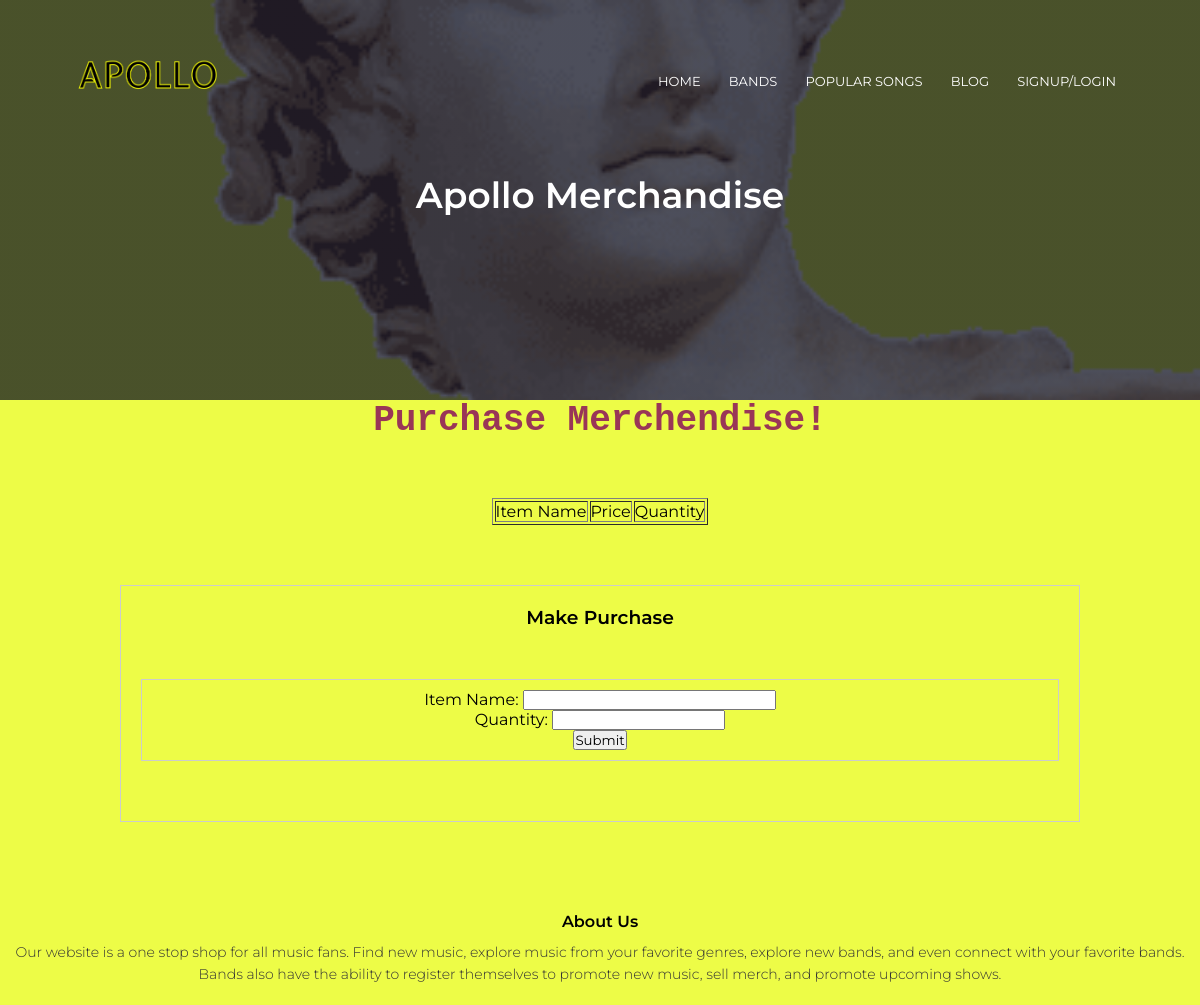
Before: /buy-merch/7 with the older database file.
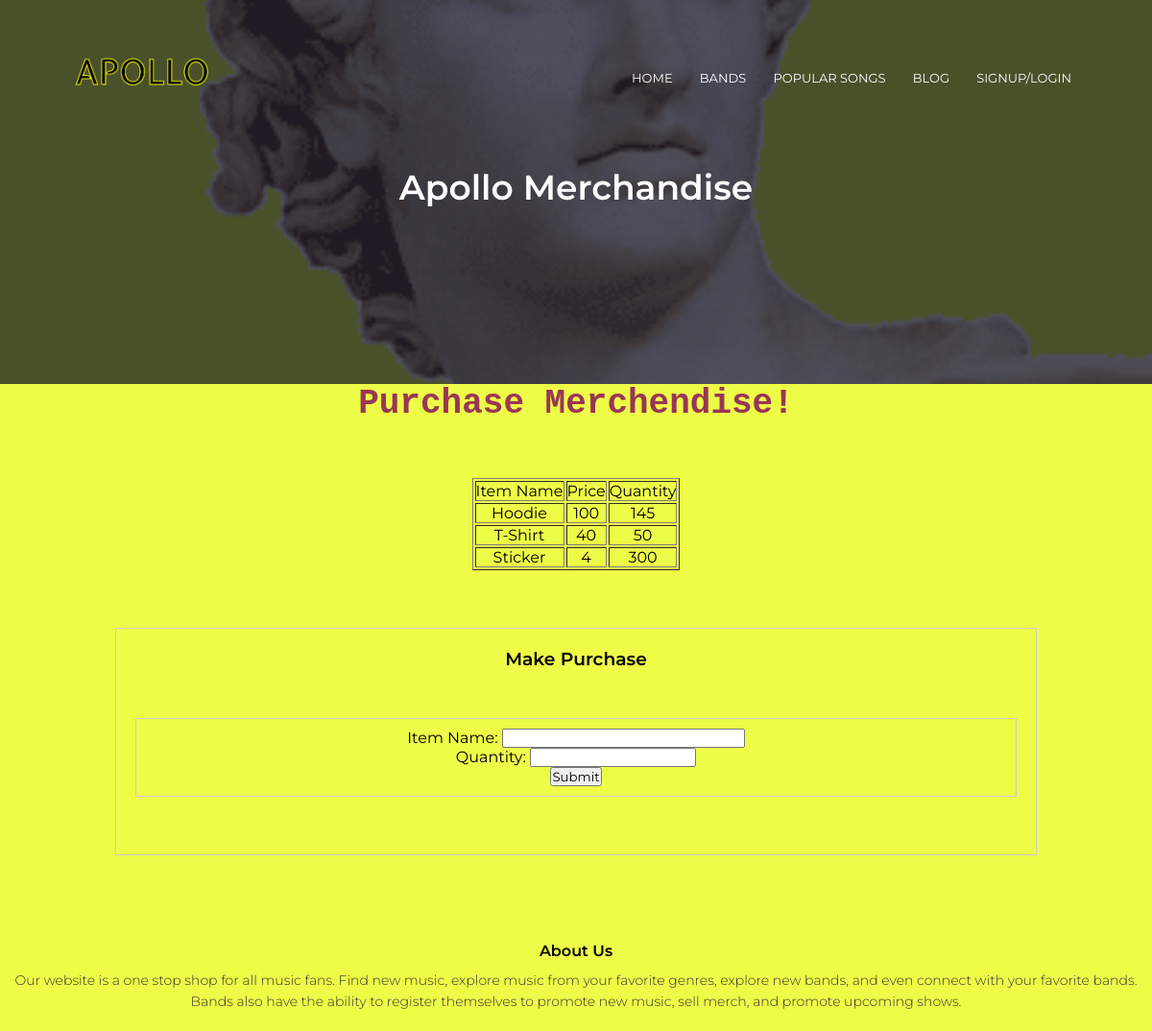
After: the same page with the newer database file.
### models.py (models this page shows)
class Merchendise(db.Model):
    __tablename__ = 'merchendise'
    id = db.Column(db.Integer, primary_key=True)
    user_id = db.Column(db.Integer)
    item_name = db.Column(db.String(100))
    price = db.Column(db.Integer)
    quantity = db.Column(db.Integer)

### main.py (the view, shortened to what this page needs)
@main.route('/buy-merch/<int:uid>', methods=['GET','POST'])
def buy_merch(uid):
    all_merch = Merchendise.query.filter_by(user_id=uid)
    form = SellMerchForm(item_name='', quantity='')
    return render_template('sell-merch.html',form=form, rows=all_merch, bid=uid)

### main.py
class SellMerchForm(FlaskForm):
  item_name = StringField('Item Name: ', validators=[DataRequired()])
  quantity = StringField('Quantity: ', validators=[DataRequired()])
  submit = SubmitField('Submit')

### templates/sell-merch.html (shortened to what this page needs)
{% extends "header.html" %}
    {% block title %} Apollo Merchandise {% endblock %}
{% block content %}
<body style="background-color: #edfc47;">
    <h1 style="color:#993657; text-align: center; font-family: 'Courier New', monospace;">Purchase Merchendise!</h1>
    <br><br><br>
    <table border = 1 style="margin-left: auto; margin-right: auto; text-align: center;">
        <thead>
           <td>Item Name</td>
           <td>Price</td>
           <td>Quantity</td>
        </thead>
        {% for row in rows %}
           <tr>
              <td>{{row["item_name"]}}</td>
              <td>{{row["price"]}}</td>
              <td> {{ row["quantity"]}}</td>
           </tr>
        {% endfor %}
     </table>
    <section class="login-content">
        <div align="center">
            <div class="login-box">
                <form method="POST">
                    <h3>Make Purchase</h3>
                    <div class="login-box">
                        <div class="field">
                            {{ form.item_name.label }}
                            {{ form.item_name(size=30) }}
                        </div>
                        <div class="field">
                            {{ form.quantity.label }}
                            {{ form.quantity }}
                        </div>
                        {{ form.submit() }}
                    </div>
                </form>
            </div>
        </div>
    </section>
</body>
{% endblock %}

Changed rows visible on the page:
added Merchendise: item_name "Hoodie", price "100", quantity "145"
added Merchendise: item_name "T-Shirt", price "40", quantity "50"
added Merchendise: item_name "Sticker", price "4", quantity "300"
